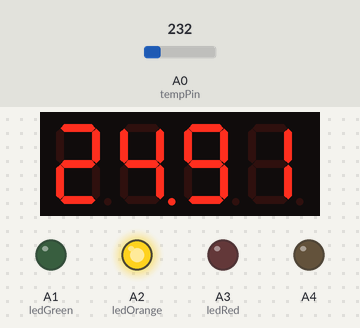
Bench run of a sketch on a simulated Arduino Uno, built with avr-gcc and run on an emulated ATmega328P. Shown: 4-digit seven-segment display, output pins drawn as LEDs (lit = HIGH). The inputs (shaded band) are chosen by the test bench; at power-on: A0 (tempPin) = 232.

Above: at 1.2 s.
1.3 s: A0 (tempPin) set to 254
At 2.4 s:
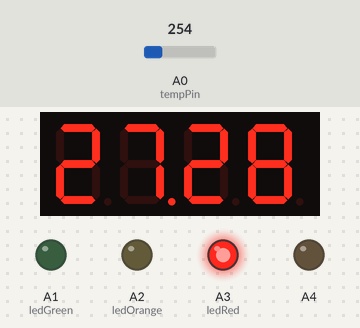
3.5 s: A0 (tempPin) set to 174
At 5.2 s:
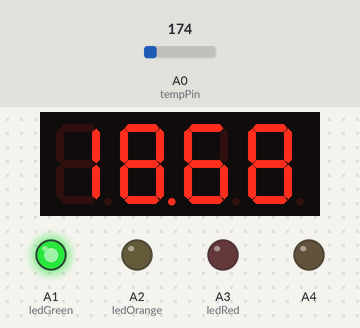
5.5 s: A0 (tempPin) set to 188
At 6.3 s:
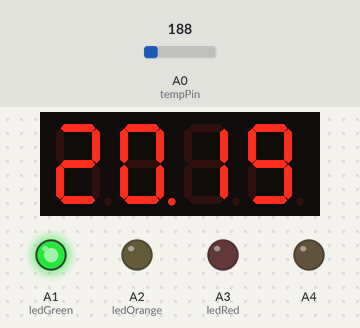
7.5 s: A0 (tempPin) set to 211
At 8.3 s:
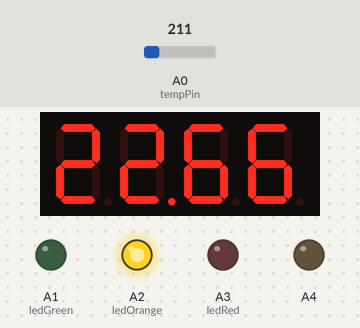
Timing chart, 0 to 10.5 s (numbered marks = the images above; inputs shaded):
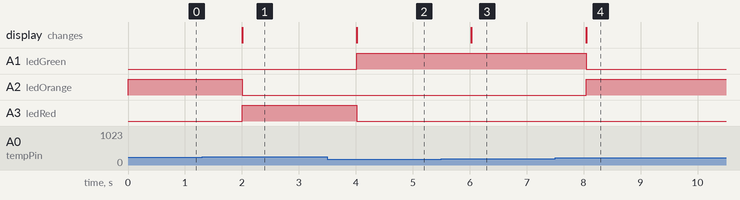

Measured:
- the behaviour switches between 242 and 243 on A0 (tempPin) (found by bisection; images 0 and 1)
- the behaviour switches between 195 and 196 on A0 (tempPin) (found by bisection; images 3 and 4)
- after the input at 1.3 s, A2 (ledOrange): HIGH → LOW after 0.71 s; A3 (ledRed): LOW → HIGH after 0.71 s; the display: changes after 0.71 s (image 1)
- after the input at 3.5 s, A1 (ledGreen): LOW → HIGH after 0.52 s; A3 (ledRed): HIGH → LOW after 0.52 s; the display: changes after 0.52 s (image 2)
- after the input at 5.5 s, the display: changes after 0.53 s (image 3)
- after the input at 7.5 s, A1 (ledGreen): HIGH → LOW after 0.54 s; A2 (ledOrange): LOW → HIGH after 0.54 s; the display: changes after 0.54 s (image 4)

The sketch:

TemperatureSecond.ino
```cpp
#include "SevSeg.h"

SevSeg display;
unsigned long timer;
unsigned long timerBuzzer;

float tempC;
int reading;
int tempPin = 0;
bool firstRun = 1;
bool alarm = 0;

int ledGreen = A1;
int ledOrange = A2;
int ledRed = A3;

void setup()
{
  int displayType = COMMON_CATHODE; //Your display is either common cathode or common anode

  //Declare what pins are connected to the GND pins (cathodes)
  int digit1 = 7; //Pin 1
  int digit2 = 4; //Pin 10
  int digit3 = 3; //Pin 4
  int digit4 = 8; //Pin 6

  //Declare what pins are connected to the segments (anodes)
  int segA = 6; //Pin 12
  int segB = 2; //Pin 11
  int segC = 10; //Pin 3
  int segD = 12; //Pin 8
  int segE = 13; //Pin 2
  int segF = 5; //Pin 9
  int segG = 9; //Pin 7
  int segDP= 11; //Pin 5

  analogReference(INTERNAL);
  pinMode(ledGreen, OUTPUT);
  pinMode(ledOrange, OUTPUT);
  pinMode(ledRed, OUTPUT);
  pinMode(A4, OUTPUT);

  int numberOfDigits = 4;
  display.Begin(displayType, numberOfDigits, digit1, digit2, digit3, digit4, segA, segB, segC, segD, segE, segF, segG, segDP);
  display.SetBrightness(100); //Set the display to 100% brightness level
  timer = millis();
}

void loop()
{
  reading = analogRead(tempPin);

  if(firstRun)
  {
    tempC = reading / 9.31;
    firstRun = 0;
  }

  if (millis() - timer >= 1000)
  {
    timer = millis();
    tempC = reading / 9.31;
  }

  ledStatus(tempC);

  int tempInt = tempC * 100;
  char tempChars[10];
  sprintf(tempChars, "%4d", tempInt);
  display.DisplayString(tempChars, 2);

  delay(1);
}

void ledStatus(float value)
{
  if(value < 21)
  {
    analogWrite(ledGreen, 255);
    digitalWrite(ledGreen, HIGH);
    digitalWrite(ledOrange, LOW);
    digitalWrite(ledRed, LOW);

    alarm = 0;
  }

  if(value > 21 && value < 26)
  {
    digitalWrite(ledGreen, LOW);
    analogWrite(ledOrange, 255);
    digitalWrite(ledOrange, HIGH);
    digitalWrite(ledRed, LOW);

    alarm = 0;
  }

  if(value > 26)
  {
    digitalWrite(ledGreen, LOW);
    digitalWrite(ledOrange, LOW);
    analogWrite(ledRed, 255);
    digitalWrite(ledRed, HIGH);

    if(!alarm)
    {
      alarm = 1;
      //digitalWrite(A4, HIGH);
      timerBuzzer = millis();
    }
    else turnOffAlarm();
  }
}

void turnOffAlarm()
{
  if (millis() - timerBuzzer >= 1000)
  {
    digitalWrite(A4, LOW);
  }
}
```
